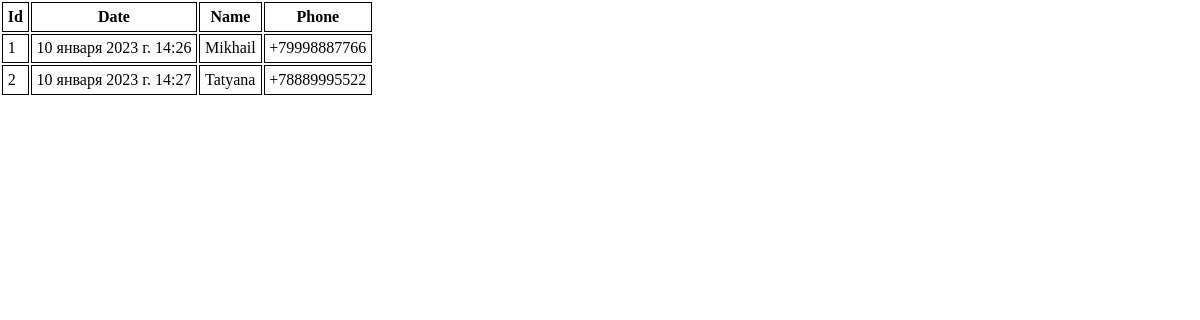
Before: / with the older database file.
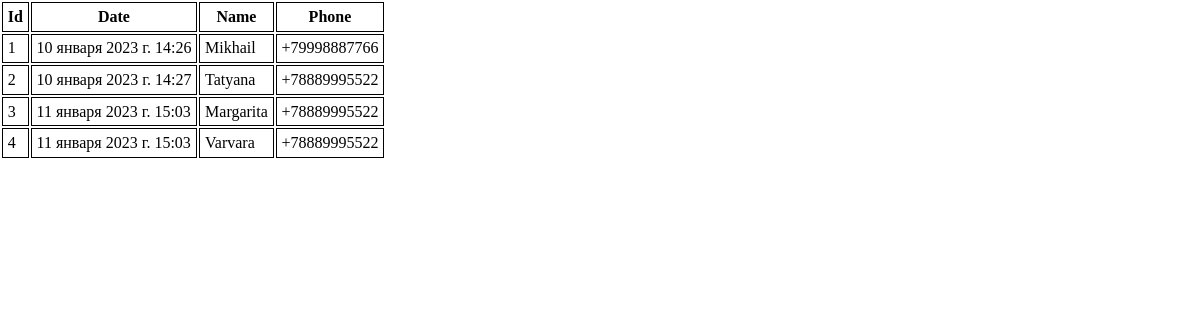
After: the same page with the newer database file.
### crm/models.py (models this page shows, shortened)
class Order(models.Model):
    order_dt = models.DateTimeField(auto_now=True)
    order_name = models.CharField(max_length=200, verbose_name='Имя')
    order_phone = models.CharField(max_length=200, verbose_name='Телефон')
    class Meta:
        verbose_name = 'Заказ'
        verbose_name_plural = 'Заказы'

### crm/views.py (the view)
# urls.py: path('', views.first_page)
def first_page(request):
    object_list = Order.objects.all()
    return render(request, './index.html', {
        'object_list': object_list
    })

### templates/index.html (shortened to what this page needs)
<!DOCTYPE html>
<html lang="en">
<head>
</head>
<body>
<table>
    <tr>
        <th>Id</th>
        <th>Date</th>
        <th>Name</th>
        <th>Phone</th>
    </tr>
    {% for obj in object_list %}
        <tr>
            <td>{{ obj.id }}</td>
            <td>{{ obj.order_dt }}</td>
            <td>{{ obj.order_name }}</td>
            <td>{{ obj.order_phone }}</td>
        </tr>
{% endfor %}
</table>
</body>
</html>

### templates/index.html (style rules this page uses)
* { box-sizing: border-box; margin: 0; }
th, td { border: 1px solid black; padding: .3em; }

Changed rows visible on the page:
added Order: id "3", order_dt "11 января 2023 г. 15:03", order_name "Margarita", order_phone "+78889995522"
added Order: id "4", order_dt "11 января 2023 г. 15:03", order_name "Varvara", order_phone "+78889995522"
